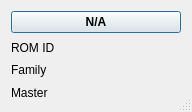
<?xml version="1.0" encoding="UTF-8"?>
<ui version="4.0">
 <class>A504xxui</class>
 <widget class="QDialog" name="A504xxui">
  <property name="windowModality">
   <enum>Qt::NonModal</enum>
  </property>
  <property name="geometry">
   <rect>
    <x>0</x>
    <y>0</y>
    <width>192</width>
    <height>112</height>
   </rect>
  </property>
  <property name="focusPolicy">
   <enum>Qt::StrongFocus</enum>
  </property>
  <property name="windowTitle">
   <string>A504XX</string>
  </property>
  <property name="windowIcon">
   <iconset resource="onewire.qrc">
    <normaloff>:/images/images/kfm_home.png</normaloff>:/images/images/kfm_home.png</iconset>
  </property>
  <property name="sizeGripEnabled">
   <bool>true</bool>
  </property>
  <property name="modal">
   <bool>false</bool>
  </property>
  <layout class="QGridLayout" name="gridLayout">
   <item row="0" column="0">
    <widget class="QPushButton" name="valueui">
     <property name="font">
      <font>
       <weight>75</weight>
       <bold>true</bold>
      </font>
     </property>
     <property name="text">
      <string>N/A</string>
     </property>
    </widget>
   </item>
   <item row="1" column="0">
    <widget class="QLabel" name="labelromid">
     <property name="text">
      <string>ROM ID</string>
     </property>
    </widget>
   </item>
   <item row="2" column="0">
    <widget class="QLabel" name="labelfamily">
     <property name="text">
      <string>Family</string>
     </property>
    </widget>
   </item>
   <item row="3" column="0">
    <widget class="QLabel" name="labelmaster">
     <property name="text">
      <string>Master</string>
     </property>
    </widget>
   </item>
  </layout>
 </widget>
 <resources>
  <include location="onewire.qrc"/>
 </resources>
 <connections/>
</ui>
